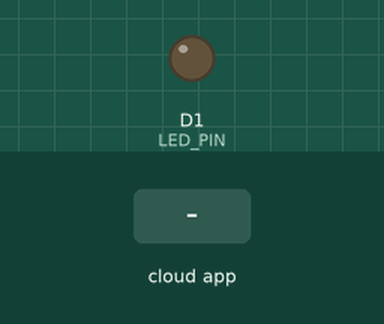
Recording of a sketch running on a simulated ESP8266 (NodeMCU). On the bench: output pins drawn as LEDs (lit = HIGH). The inputs (shaded band) are chosen by the test bench. What the sketch prints to the serial monitor is not drawn.

Above: at 2.7 s.
2.8 s: the phone or cloud app sets digital to 1
At 3.1 s:
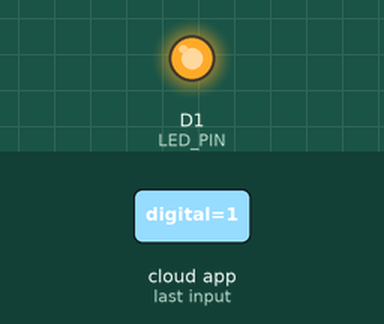
4.3 s: the phone or cloud app sets digital to 0
At 5.6 s:
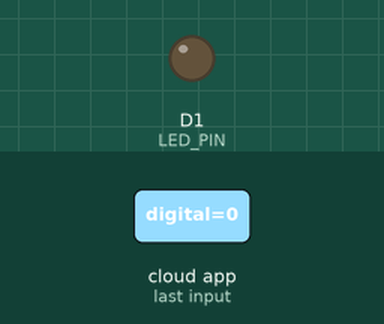
Timing chart, 0 to 7.3 s (numbered marks = the images above; inputs shaded):
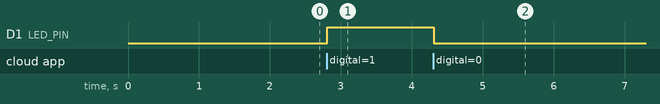

The sketch:

digital_out.ino
```cpp
#include "config.h" // .h file include i this program help of #include
#define LED_PIN D1  // led pin decleare connect led in D0 pin of the hardware

// AdafruitIO_feed and io.feed is a keyword import for same write without any modify
// *(thats a pointer)digital is a variale you can change we say thats a feed because
// help of this all data transfer to cloud
AdafruitIO_Feed *digital = io.feed("digital");

// on time declear
void setup() {
pinMode(LED_PIN, OUTPUT);

  Serial.begin(115200);
  while(! Serial);

  Serial.print("Connecting to Adafruit IO");
  io.connect();

  digital->onMessage(handleMessage);// function

  while(io.status() < AIO_CONNECTED) {
    Serial.print(".");
    delay(500);
  }
  Serial.println("welcome");
  Serial.println(io.statusText());
  digital->get();
}

void loop()
{
  io.run();
}
// Start function
void handleMessage(AdafruitIO_Data *data)
{
 // when we press a switch on adafruit.io led on and off in harware
 if(data->toPinLevel() == HIGH)
    Serial.println("HIGH");
  else
    Serial.println("LOW");
  // write the current state to the led
  digitalWrite(LED_PIN, data->toPinLevel());
  }
```

config.h
```cpp
/************************ Adafruit IO Config *******************************/

// visit io.adafruit.com if you need to create an account,
// or if you need your Adafruit IO key.
#define IO_USERNAME    "pardeepnain"
#define IO_KEY         "2f91e51d8d1a466e915866e226e5a341"

/******************************* WIFI **************************************/

// the AdafruitIO_WiFi client will work with the following boards:
//   - HUZZAH ESP8266 Breakout -> https://www.adafruit.com/products/2471
//   - Feather HUZZAH ESP8266 -> https://www.adafruit.com/products/2821
//   - Feather M0 WiFi -> https://www.adafruit.com/products/3010
//   - Feather WICED -> https://www.adafruit.com/products/3056

#define WIFI_SSID       "pardeep"
#define WIFI_PASS       "12345678"

// comment out the following two lines if you are using fona or ethernet
#include "AdafruitIO_WiFi.h"
AdafruitIO_WiFi io(IO_USERNAME, IO_KEY, WIFI_SSID, WIFI_PASS);


/******************************* FONA **************************************/

// the AdafruitIO_FONA client will work with the following boards:
//   - Feather 32u4 FONA -> https://www.adafruit.com/product/3027

// uncomment the following two lines for 32u4 FONA,
// and comment out the AdafruitIO_WiFi client in the WIFI section
// #include "AdafruitIO_FONA.h"
// AdafruitIO_FONA io(IO_USERNAME, IO_KEY);


/**************************** ETHERNET ************************************/

// the AdafruitIO_Ethernet client will work with the following boards:
//   - Ethernet FeatherWing -> https://www.adafruit.com/products/3201

// uncomment the following two lines for ethernet,
// and comment out the AdafruitIO_WiFi client in the WIFI section
// #include "AdafruitIO_Ethernet.h"
// AdafruitIO_Ethernet io(IO_USERNAME, IO_KEY);
```

Measured:
- after the input at 2.8 s, D1 (LED_PIN): LOW → HIGH at once
- after the input at 4.3 s, D1 (LED_PIN): HIGH → LOW at once
